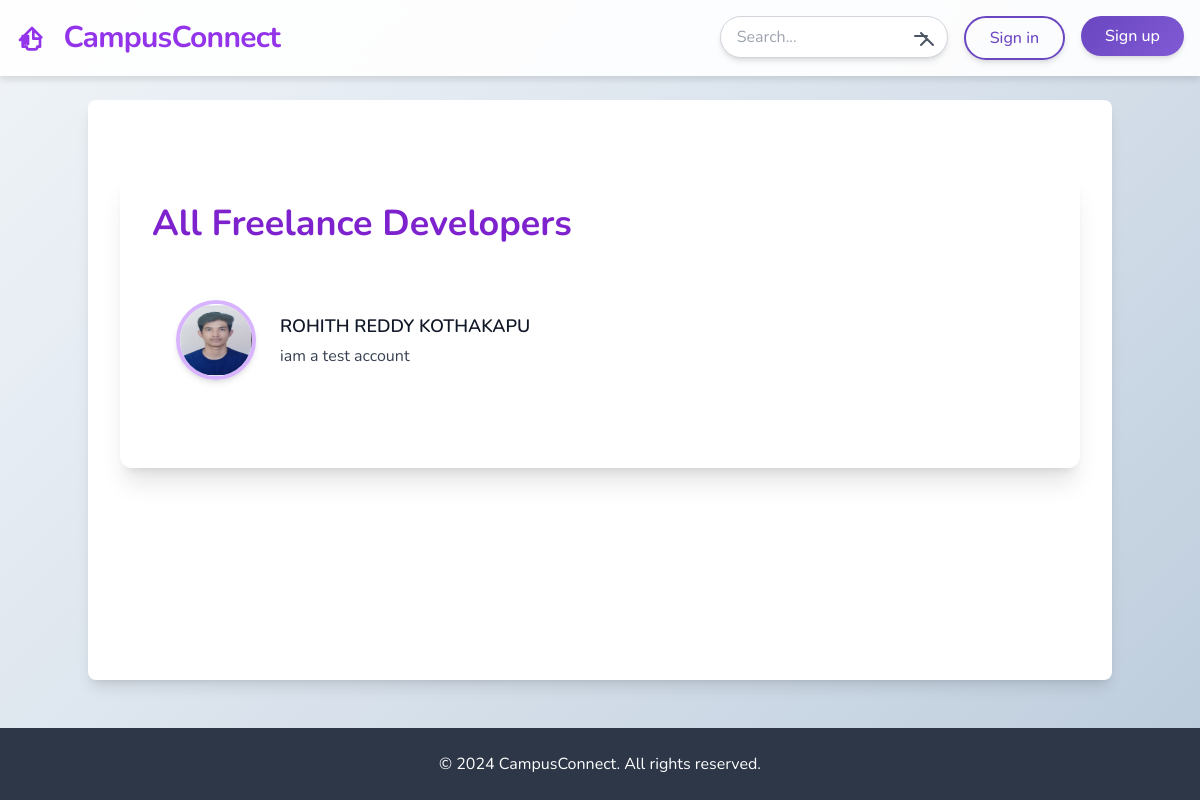
Before: / with the older database file.
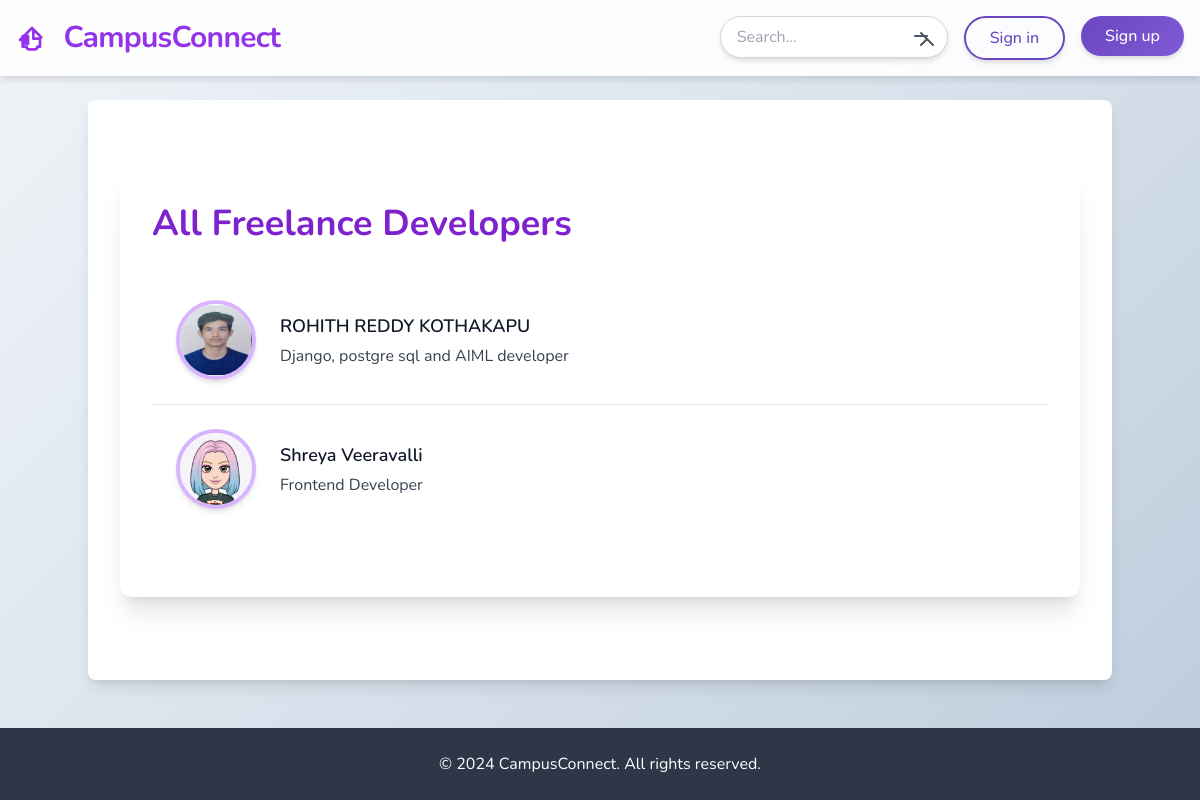
After: the same page with the newer database file.
### jobs/models.py (models this page shows, shortened)
class freelancer(models.Model):
    owner = models.ForeignKey(user,on_delete=models.CASCADE)
    name = models.CharField(max_length=50)
    tagline = models.CharField(max_length=100)
    bio = models.TextField(blank=True)
    website = models.URLField(blank=True)
    profile_pic = models.ImageField(upload_to='profiles/', blank=True)
    Skills = models.CharField(max_length=255, blank=True)
    Reviews = models.TextField(blank=True)
    Phone_number = models.CharField(max_length=20, blank=True)
    Email = models.EmailField(blank=True)

### jobs/views.py (the view)
# urls.py: path('',freelancerlistview.as_view(), name='freelancer-list'),
class freelancerlistview(ListView):
    model = freelancer

### jobs/templates/jobs/freelancer_list.html (shortened to what this page needs)
{% extends "jobs/_base.html" %}
{% block content %}
<div class="max-w-7xl mx-auto mt-10 p-8 bg-white shadow-xl rounded-xl">
    <h1 class="text-4xl font-bold mb-8 text-purple-700">All Freelance Developers</h1>
    <div class="divide-y divide-gray-200">
        {% for freelancer in object_list %}
            <a href="{% url 'freelancer-detail' freelancer.pk %}" class="block hover:bg-gray-100 transition duration-200">
                <div class="p-6 flex items-center">
                    <div class="flex-shrink-0">
                        {% if freelancer.profile_pic %}
                            <img class="w-20 h-20 border-4 border-purple-300 rounded-full mr-6 shadow-md" src="{{ freelancer.profile_pic.url }}" alt="Profile pic">
                        {% else %}
                            <div class="w-20 h-20 border-4 border-purple-300 rounded-full mr-6 bg-gray-200 flex items-center justify-center text-gray-500 shadow-md">
                                <span class="text-xl">No Image</span>
                            </div>
                        {% endif %}
                    </div>
                    <div>
                        <p class="text-lg font-semibold text-gray-900">
                            {{ freelancer.name }}
                        </p>
                        <p class="text-gray-700 pt-1">
                            {{ freelancer.tagline }}
                        </p>
                    </div>
                </div>
            </a>
        {% endfor %}
    </div>
</div>
{% endblock content %}

### jobs/templates/jobs/_base.html (shortened to what this page needs)
<!DOCTYPE html>
<html lang="en">
<head>
    <script src="https://cdn.tailwindcss.com"></script>
</head>
<body class="flex flex-col min-h-screen">
    <header class="w-full py-4">
        <div class="max-w-7xl mx-auto px-4">
            <div class="flex justify-between items-center">
                <a href="{% url 'freelancer-list' %}" class="text-3xl font-bold text-purple-600 transition duration-500 ease-in-out transform tracking-tight hover:scale-105">
                    <svg xmlns="http://www.w3.org/2000/svg" class="inline-block w-8 h-8 mr-2 text-purple-600" fill="none" viewBox="0 0 24 24" stroke="currentColor">
                        <path stroke-linecap="round" stroke-linejoin="round" stroke-width="2" d="M3 12l2-2m0 0l7-7 7 7M13 5v6h5v6h-2a2 2 0 01-2 2h-4a2 2 0 01-2-2H5V9h4v6m-2-6v6"></path>
                    </svg>
                    CampusConnect
                </a>
                <nav class="flex space-x-4">
                    <form action="#" method="GET" class="relative">
                        <input type="text" placeholder="Search..." class="px-4 py-2 text-base text-gray-800 bg-white border border-gray-300 rounded-full shadow-md focus:outline-none focus:border-purple-500 focus:ring-1 focus:ring-purple-500">
                        <button type="submit" class="absolute top-0 right-0 mt-2 mr-3 text-gray-600 hover:text-purple-600">
                            <svg xmlns="http://www.w3.org/2000/svg" class="h-6 w-6" fill="none" viewBox="0 0 24 24" stroke="currentColor">
                                <path stroke-linecap="round" stroke-linejoin="round" stroke-width="2" d="M21 21l-6-6m0 0l-6-6m6 6l-6 6m6-6l6 6M3 12h12"></path>
                            </svg>
                        </button>
                    </form>
                    {% if user.is_authenticated %}
                        <p class="text-gray-600">{{ user.email }}</p>
                        <form action="{% url 'account_logout' %}" method="POST" class="inline">
                            {% csrf_token %}
                            <button type="submit" class="px-6 py-2 font-medium button-secondary rounded-full shadow-md transition duration-500 ease-in-out transform focus:outline-none focus:ring-2 focus:ring-offset-2 focus:ring-purple-500">
                                Sign out
                            </button>
                        </form>
                    {% else %}
                        <a href="{% url 'account_login' %}">
                            <button class="px-6 py-2 font-medium button-secondary rounded-full shadow-md transition duration-500 ease-in-out transform focus:outline-none focus:ring-2 focus:ring-offset-2 focus:ring-purple-500">
                                Sign in
                            </button>
                        </a>
                        <a href="{% url 'account_signup' %}">
                            <button class="px-6 py-2 font-medium button-primary rounded-full shadow-md transition duration-500 ease-in-out transform focus:outline-none focus:ring-2 focus:ring-offset-2 focus:ring-purple-500">
                                Sign up
                            </button>
                        </a>
                    {% endif %}
                </nav>
            </div>
        </div>
    </header>
    <main class="container mx-auto p-8 mt-6 flex-grow bg-white rounded-lg shadow-lg">
        {% block content %}
        {% endblock content %}
    </main>
    <footer class="w-full mt-12 py-6 text-white">
        <div class="max-w-7xl mx-auto text-center">
            <p>&copy; 2024 CampusConnect. All rights reserved.</p>
        </div>
    </footer>
</body>
</html>

### jobs/templates/jobs/_base.html (style rules this page uses)
body { font-family: 'Nunito', sans-serif; background: linear-gradient(135deg, #f0f4f8 0%, #d9e2ec 50%, #bcccdc 100%); color: #2d3748; }
header { background: rgba(255, 255, 255, 0.9); backdrop-filter: blur(10px); box-shadow: 0 4px 6px rgba(0, 0, 0, 0.1); }
main { background: white; box-shadow: 0 10px 20px rgba(0, 0, 0, 0.1); border-radius: 12px; overflow: hidden; }
footer { background: #2d3748; }
.button-primary { background: linear-gradient(135deg, #6b46c1 0%, #805ad5 100%); color: white; }
.button-secondary { border: 2px solid #6b46c1; color: #6b46c1; }

Changed rows visible on the page:
changed freelancer "ROHITH REDDY KOTHAKAPU": tagline "iam a test account" → "Django, postgre sql and AIML developer"
added freelancer: profile_pic (picture), name "Shreya Veeravalli", tagline "Frontend Developer"
